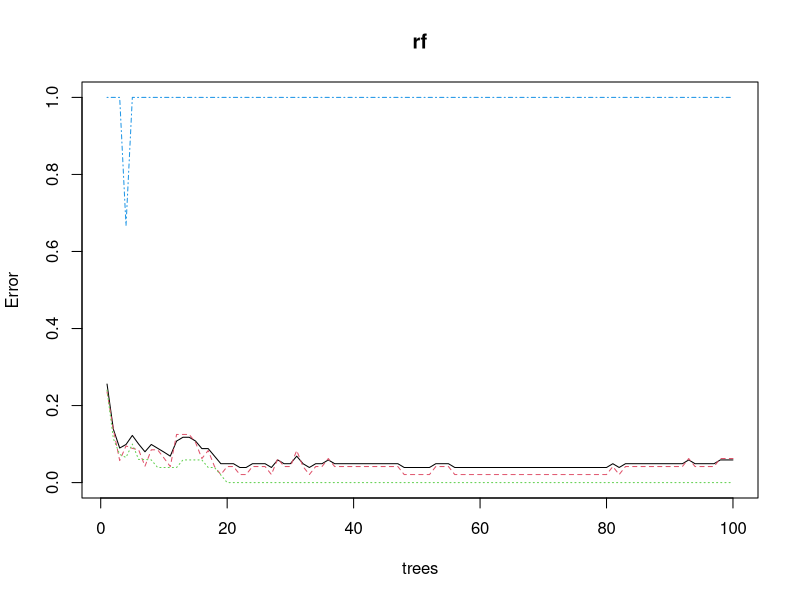
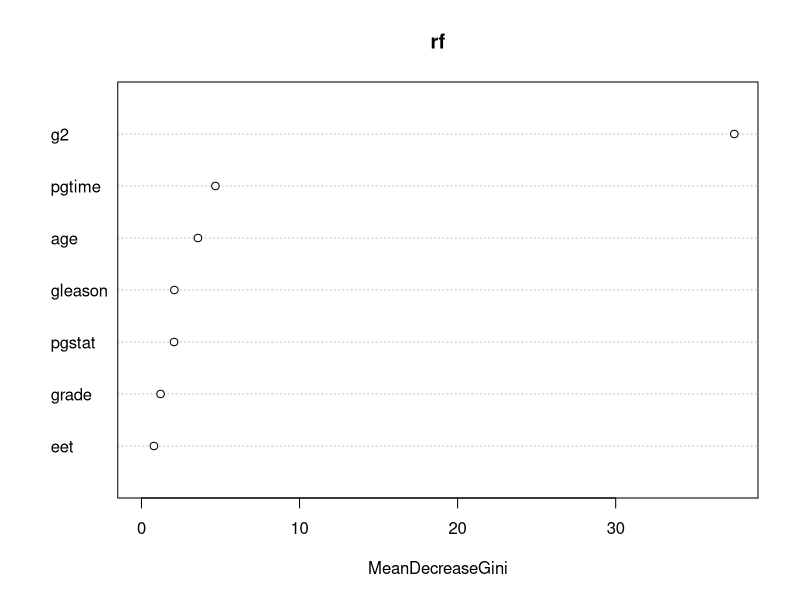
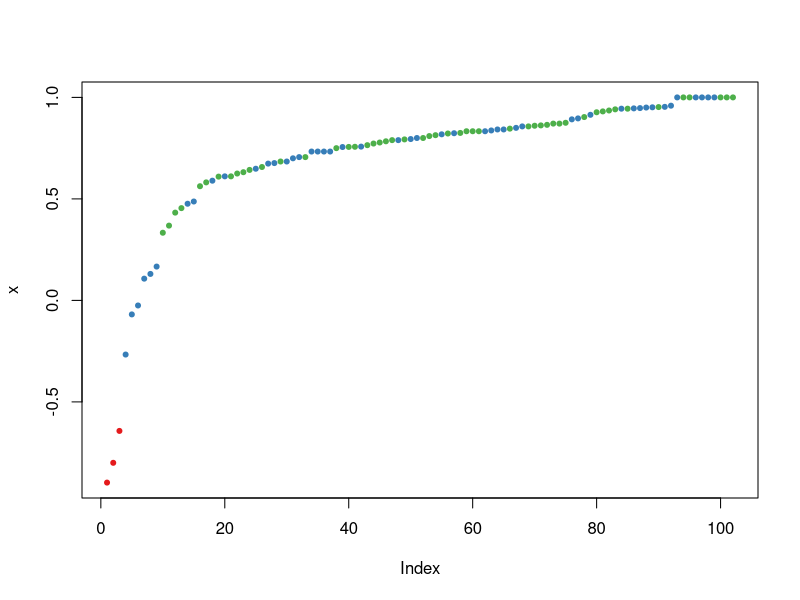

The R source for these figures, in order:
#랜덤 포레스트 예제
install.packages("randomForest")
library(randomForest)
library(rpart)
data(stagec)
stagec3 <- stagec[complete.cases(stagec),]
set.seed(1234)
ind <- sample(2,nrow(stagec3),replace=TRUE,prob=c(0.7,0.3))
traindata <- stagec3[ind==1,]
testdata <- stagec3[ind==2,]
rf <- randomForest(ploidy~.,data=traindata,ntree=100,proximity=TRUE)
table(predict(rf),traindata$ploidy)
print(rf)

plot(rf)

importance(rf)
varImpPlot(rf)

rf.pred<-predict(rf,newdata=testdata)
table(rf.pred,testdata$ploidy)

plot(margin(rf))
